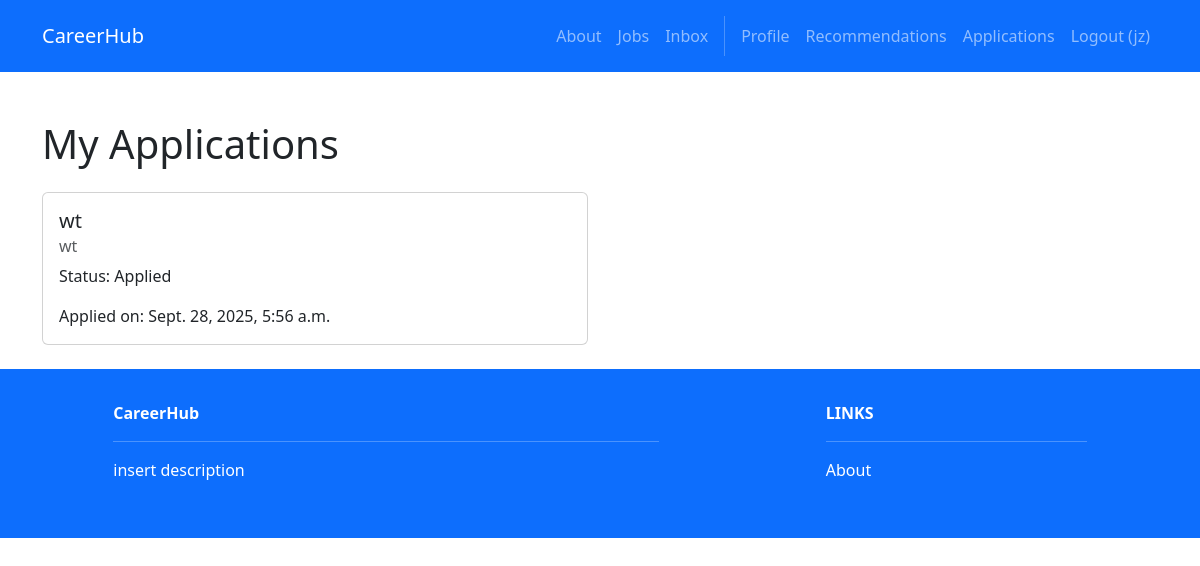
Page /jobs/applications/ (signed in) on the earlier database version.
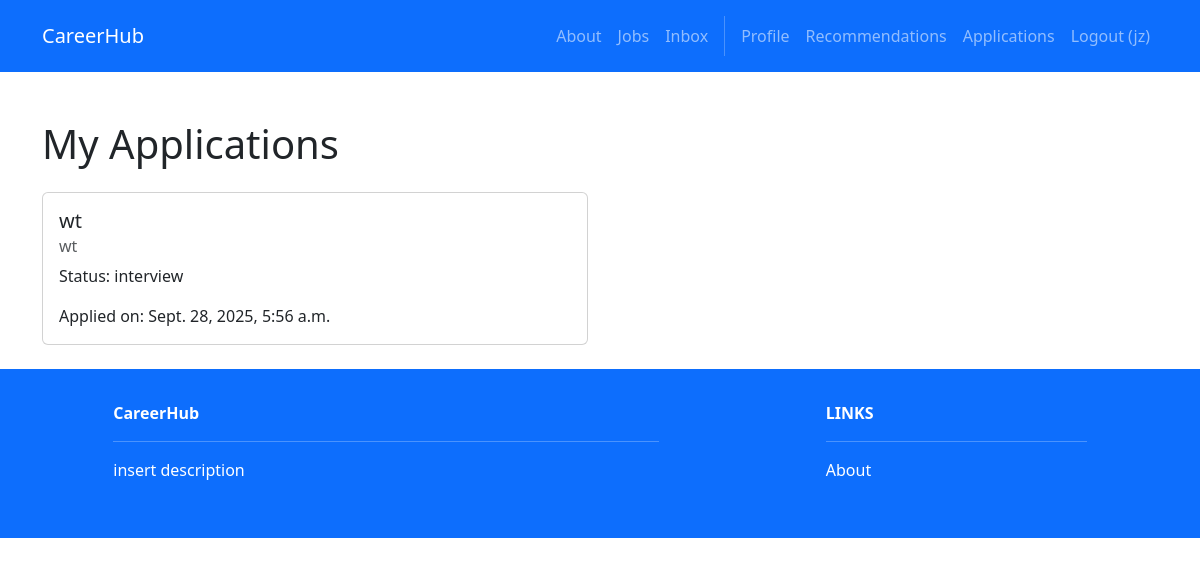
Same page on the later database version.
### jobs/models.py (models this page shows)
class Application(models.Model):
    STATUS_CHOICES = [
        ('applied', 'Applied'),
        ('review', 'Review'),
        ('interview', 'Interview'),
        ('offer', 'Offer'),
        ('closed', 'Closed'),
    ]
    job = models.ForeignKey('recruiters.Post', on_delete=models.CASCADE, default=None)
    applicant = models.ForeignKey(User, on_delete=models.CASCADE)
    status = models.CharField(max_length=20, choices=STATUS_CHOICES, default='applied')
    note = models.TextField(blank=True)
    created_at = models.DateTimeField(auto_now_add=True)
    updated_at = models.DateTimeField(auto_now=True)

### recruiters/models.py (models this page shows, shortened)
class Post(models.Model):
    id = models.AutoField(primary_key=True)
    title = models.CharField(max_length=200)
    company = models.CharField(max_length=200)
    description = models.TextField()
    location = models.CharField(max_length=200)
    lat = models.FloatField(null=True, blank=True)
    lng = models.FloatField(null=True, blank=True)
    salary_range = models.CharField(max_length=100)
    required_skills = models.ManyToManyField(Skill)
    recruiter = models.ForeignKey(User, on_delete=models.CASCADE)
    created_at = models.DateTimeField(auto_now_add=True)
    updated_at = models.DateTimeField(auto_now=True)
    VISA_CHOICES = [
        ('yes', 'Yes'),
        ('no', 'No'),
    ]
    visa_sponsorship = models.CharField(max_length=3, choices=VISA_CHOICES, default='no')

### jobs/views.py (the view)
# urls.py: path('applications/', views.applications, name='jobs.applications'),
@login_required
def applications(request):
    if request.user.role == "recruiter":
        return redirect('recruiters.index')
    user_applications = Application.objects.filter(applicant=request.user)
    return render(request, 'jobs/applications.html', {'applications': user_applications})

### jobs/templates/jobs/applications.html
{% extends 'base.html' %}
{% block content %}
<div class="container mt-5">
    <h1>My Applications</h1>
    <div class="row mt-4">
        {% for application in applications %}
        <div class="col-md-6 mb-4">
            <div class="card">
                <div class="card-body">
                    <h5 class="card-title">{{ application.job.title }}</h5>
                    <h6 class="card-subtitle mb-2 text-muted">{{ application.job.company }}</h6>
                    <p class="card-text">Status: {{ application.status }}</p>
                    <p class="card-text">Applied on: {{ application.created_at }}</p>
                </div>
            </div>
        </div>
        {% endfor %}
    </div>
</div>
{% endblock %}

Differences in the rows shown:
changed Application "wt": status "Applied" → "interview"
